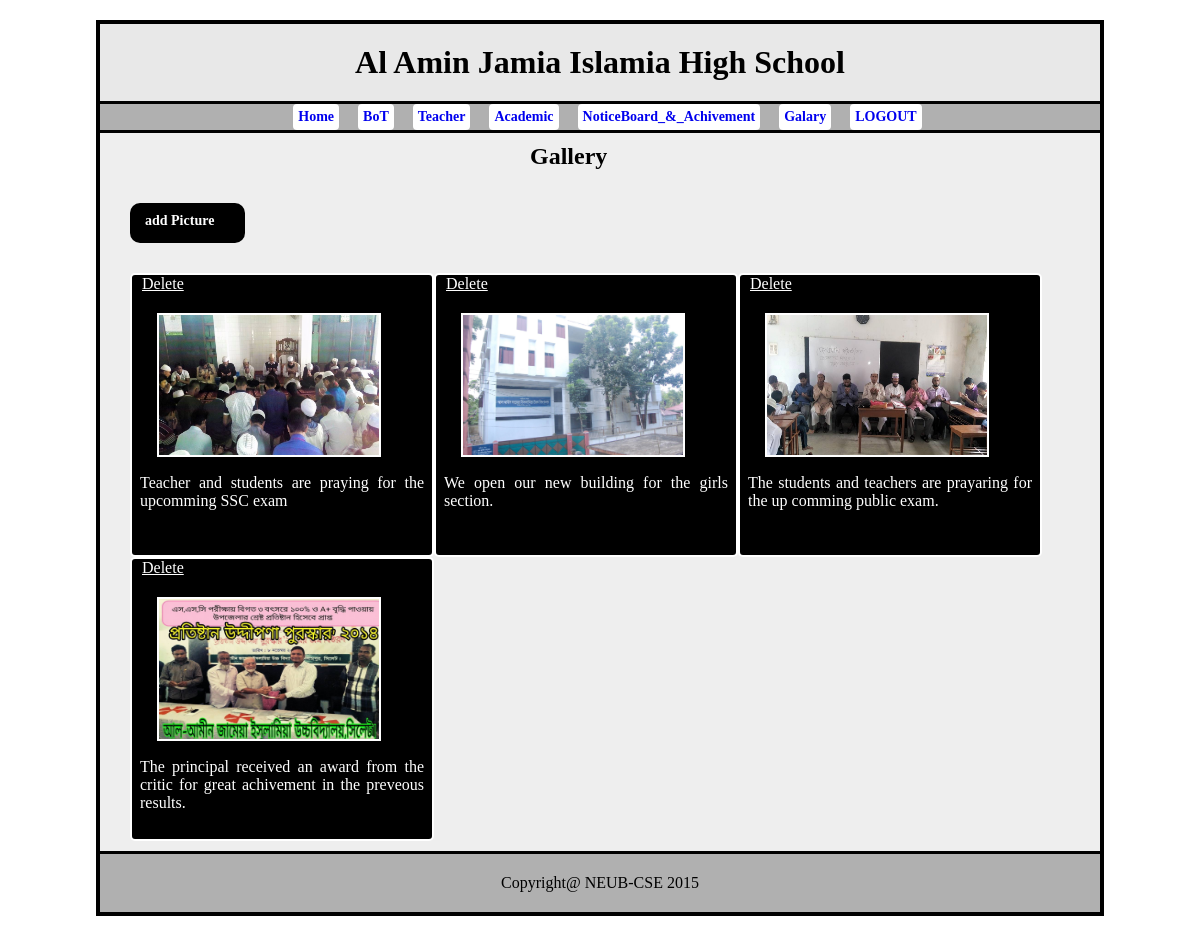
Page /admin/galary.php (signed in) on the committed database.
### tables this page shows
CREATE TABLE IF NOT EXISTS `gallery` (
  `id` int(11) NOT NULL AUTO_INCREMENT,
  `title` varchar(255) NOT NULL,
  `image` varchar(255) NOT NULL,
  `description` text NOT NULL,
  PRIMARY KEY (`id`)
);

### admin/galary.php (the view, shortened to what this page needs)
<?php
	include("../include/adminheader.php");
?>
		<section id="main_section">
 			<div style="height:40px; width:200px;background:; color:black; margin-left:420px; margin-bottom:20px;">
 				<h1>
					Gallery
				</h1>
 			</div>
			<div onclick="myfunction()" style="height:30px; width:100px; font: bold 14px Tahoma; color:white; border-radius:10px; margin-left:20px; padding-left:15px; padding-top:10px; background:black; margin-bottom:20px; "> add Picture</div>
					<div style="margin-top:30px;margin-left:20px;min-height:300px;width:930px;height:auto; border: 0px solid red">
					<?php
						$sql="select * from gallery order by id desc ";
						$res=mysql_query($sql);
						while($arr=mysql_fetch_array($res))
						{
					?>
						<a href="galary.php?kk=hh&id=<?php echo $arr['id'];?>">
						<div title="<?php echo $arr['title']; ?>" style="float:left;height:280px;width:300px;overflow-y:scroll;background-color:black;border-radius:5px;border: 2px solid white;">
							<a href="galary.php?de=act & id=<?php echo $arr['id']; ?>" style="color:white;padding-left:10px;">Delete</a>
							<img src="../image/gallery/<?php echo $arr['image']; ?>" style="border: 2px solid white;margin-left:25px;margin-top:20px;" height="140" width="220" />
							<p style="color:white;margin-top:5px;padding:8px;text-align:justify;">
								<?php echo $arr['description']; ?>
							</p>
						</div>
						</a>
						<?php } ?>
					</div>
		</section>
	<?php include ("../include/adminfooter.php"); ?>

### admin/css/main.css (style rules this page uses)
* { margin: 0px; padding: 0px; }
section, footer, aside, nav, article, hgroup { display: block; }
body { text-align: center; }
#main_section { float:left; width:700px; margin:10px; }

### rows in the picture
gallery: image (picture), description "Teacher and students are praying for the upcomming SSC exam"
gallery: image (picture), description "We open our new building for the girls section."
gallery: image (picture), description "The students and teachers are prayaring for the up comming public exam."
gallery: image (picture), description "The principal received an award from the critic for great achivement in the preveous results."
